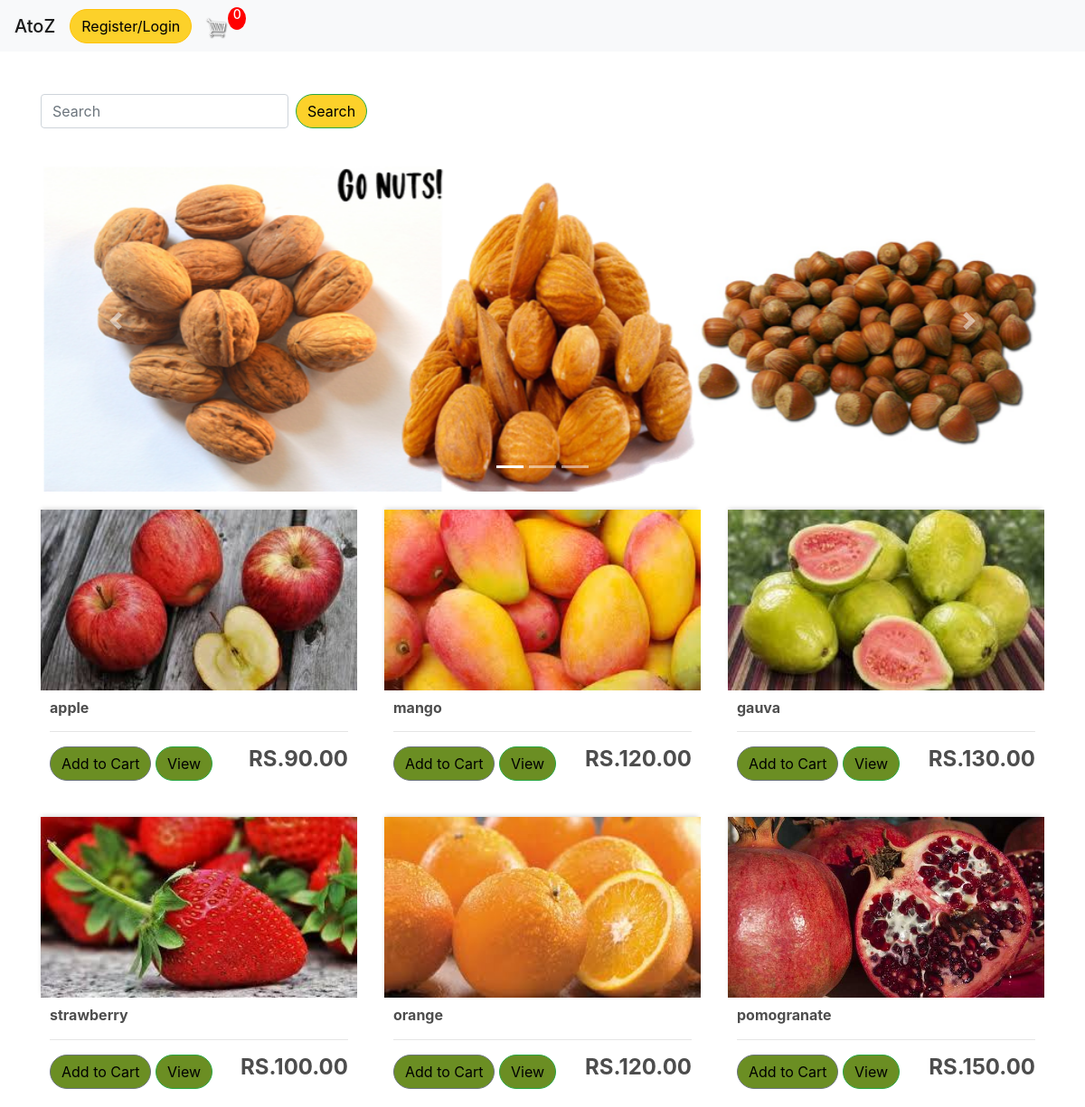
/user/add/, run on an earlier commit of the app's database.
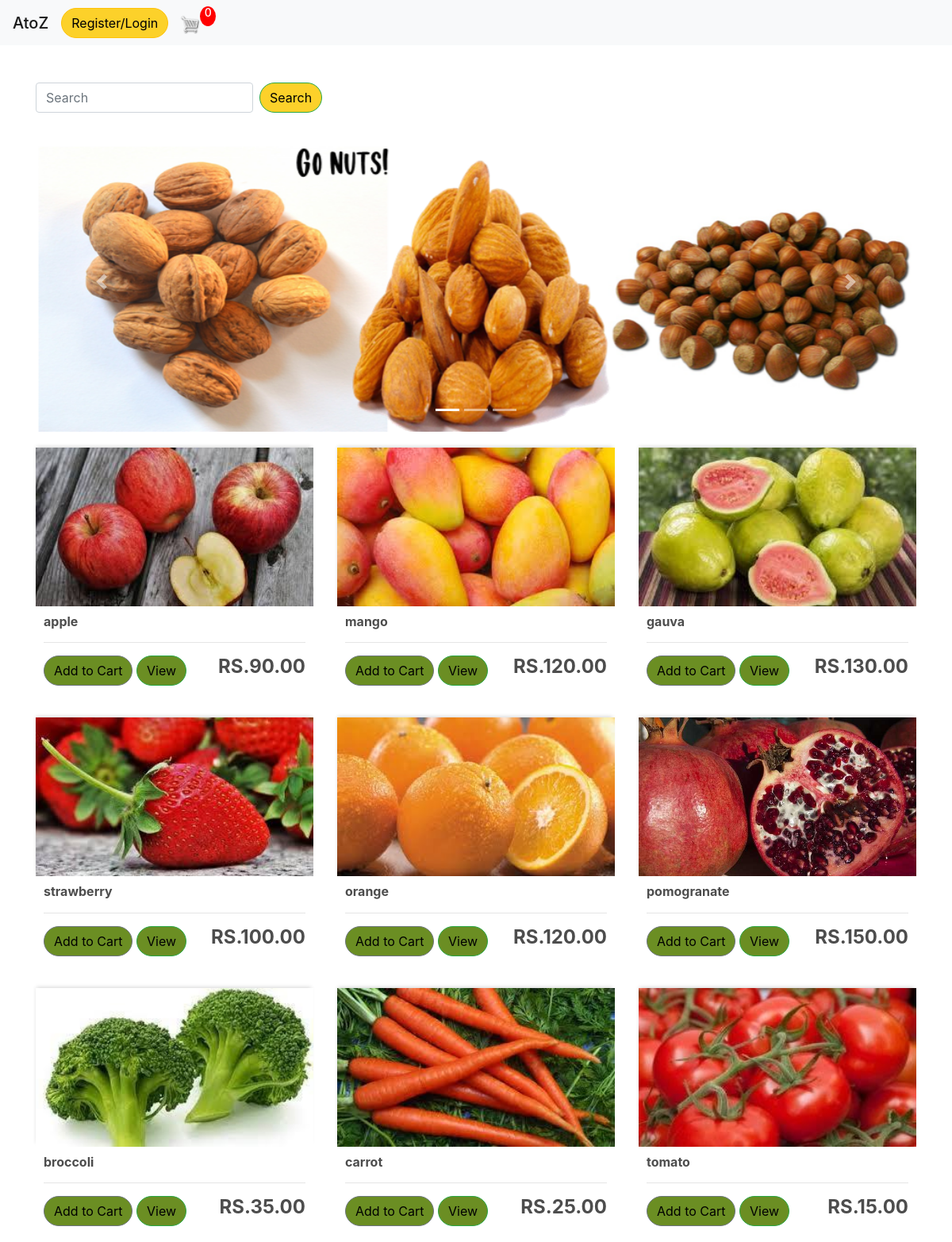
And on a later commit of the database.
### atoz_store/models.py (models this page shows, shortened)
class Product(models.Model):
    catagory_choice = (
        ("FR","fruit"),
        ("DR","dryfruit"),
        ("VG","vegitable"),
        ("oth","other"),
         )
    name = models.CharField(max_length=128,null=True,)
    catagory = models.CharField(max_length=30,choices= catagory_choice ,null=True)
    price = models.DecimalField(max_digits=7, decimal_places=2)
    image = models.ImageField(null=True,blank=True)
    prodtype =models.BooleanField(default=True)
    @property
    def imageURL(self):
        try:
            url = self.image.url
        except:
            url = ''
        return url

### atoz_store/views.py (the view)
# urls.py: path('',views.store,name="store"),
def store(request):
    if request.user.is_authenticated:
        email = request.user.email
        name = request.user.first_name
        customer,created = Customer.objects.get_or_create(
            email=email,
        )
        customer.name = name
        customer.save()
        order,created = Order.objects.get_or_create(customer=customer,complete=False)
        items= order.orderitem_set.all()
        cartItems = order.get_cart_items
    else:
        try:
            cart = json.loads(request.COOKIES['cart'])
        except:
            cart = {}
        items = []
        order = {'get_cart_total':0,'get_cart_items':0}
        cartItems = order['get_cart_items']
        print(cartItems)
        for  i  in cart:
            try:
                cartItems += 1
            except:pass
    products = Product.objects.all()
    context = {'products':products,'cartItems':cartItems}
    return render(request ,'atoz_store/store.html',context)

### atoz_store/Templates/atoz_store/store.html (shortened to what this page needs)
{% extends 'atoz_store/main.html' %}
{% load static %}
{% block content %}
<br>
<br>
<br>
<div>
	<form class="form-inline my-2 my-lg-0">
		<input class="form-control mr-sm-2" type="search" placeholder="Search" aria-label="Search">
		<button class="srcbtn btn btn-outline-success my-2 my-sm-0" type="submit">Search</button>
	  </form>
  <br>
  <div id="carouselExampleIndicators" class="carousel slide" data-ride="carousel">
	<ol class="carousel-indicators">
	  <li data-target="#carouselExampleIndicators" data-slide-to="0" class="active"></li>
	  <li data-target="#carouselExampleIndicators" data-slide-to="1"></li>
	  <li data-target="#carouselExampleIndicators" data-slide-to="2"></li>
	</ol>
	<div class="carousel-inner">
	  <div class="carousel-item active">
		<img src="{% static  'images/capture4.png' %}" class="d-block w-100" alt="...">
	  </div>
	</div>
	<a class="carousel-control-prev" href="#carouselExampleIndicators" role="button" data-slide="prev">
	  <span class="carousel-control-prev-icon" aria-hidden="true"></span>
	</a>
	<a class="carousel-control-next" href="#carouselExampleIndicators" role="button" data-slide="next">
	  <span class="carousel-control-next-icon" aria-hidden="true"></span>
	</a>
  </div>
  </div>
	<div class="row">
		{% for product in products %}
		<div id="eachproduct"   class="col-lg-4">
			<img class="thumbnail" src="{{product.imageURL}}" alt="not found">
			<div  class="box-element product">
				<h6><strong>{{product.name}}</strong></h6>
				<hr>
				<button id="addToCart" data-product="{{product.id}}"  data-flagu="{{product.prodtype}}" data-action="add"  class="btn btn-outline-secondary add-btn update-cart">Add to Cart</button>
				<a class="btn btn-outline-success" href="#">View</a>
				<h4 style="display: inline-block; float: right"><strong>RS.{{ product.price|floatformat:2}}</strong></h4>
			</div>
		</div>
		 {% endfor %}
	</div>
{% endblock content %}

What changed in the data, as far as the page shows it:
added Product: imageURL (picture), name "broccoli", price "35.00"
added Product: imageURL (picture), name "carrot", price "25.00"
added Product: imageURL (picture), name "tomato", price "15.00"
